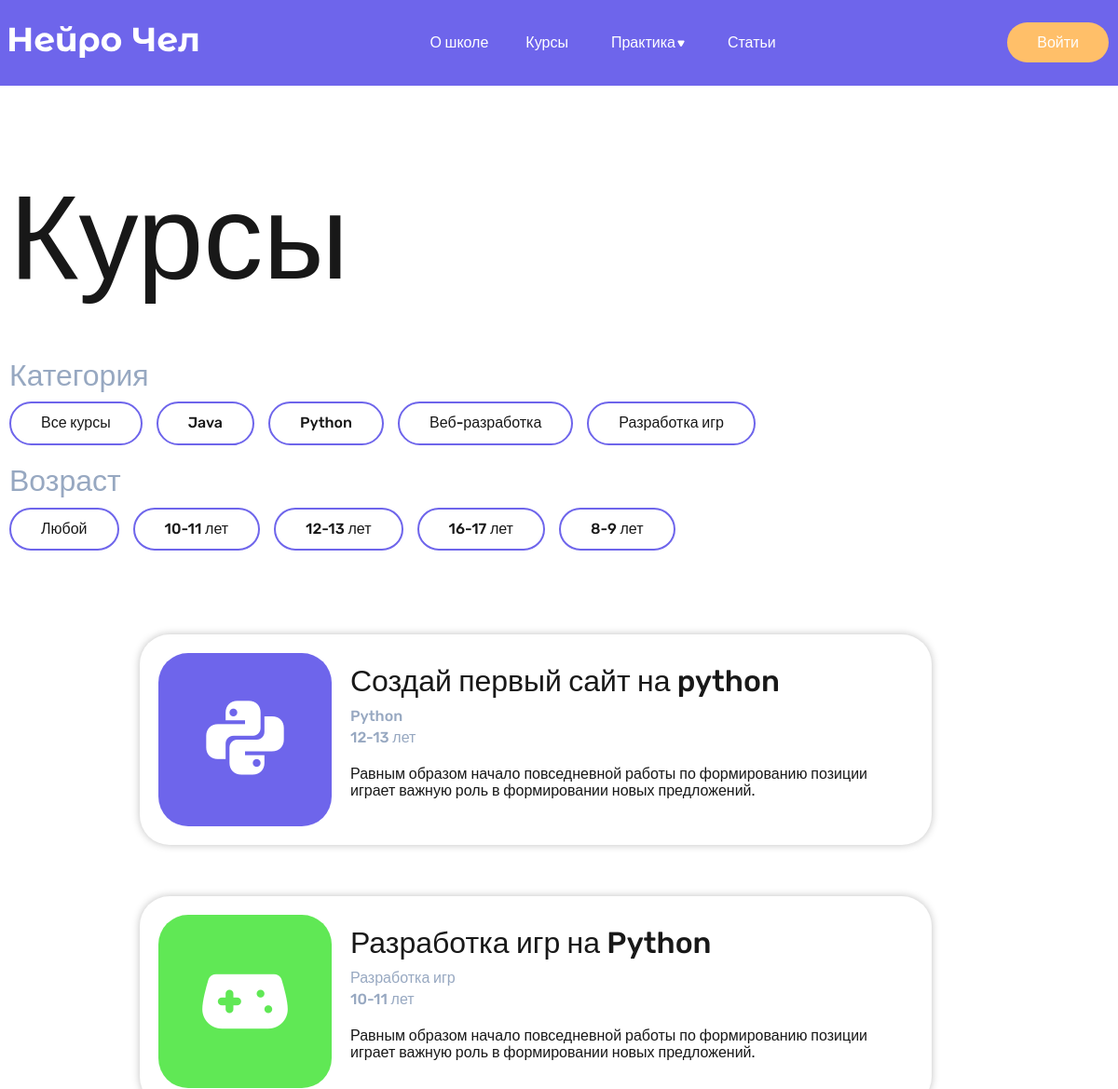
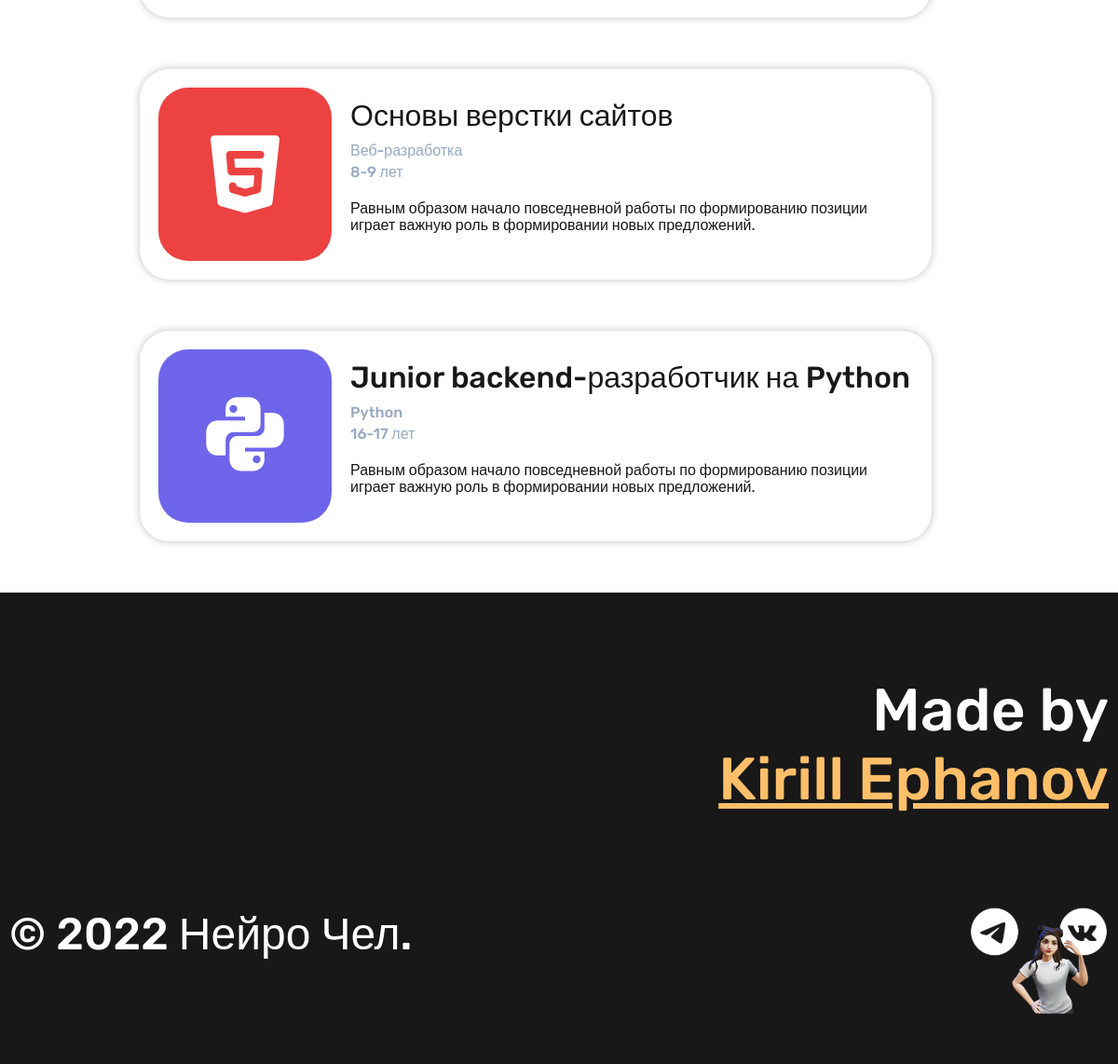
Page /courses/ on the committed database (2 pictures, top to bottom).
### blablycode_app/models.py (models this page shows, shortened)
class Category(models.Model):
    category_title = models.CharField(max_length=150, verbose_name='Название категории')
    def __str__(self):
        return self.category_title
    class Meta:
        verbose_name = 'Категория'
        verbose_name_plural = 'Категории'
        ordering = ['category_title']

class Age(models.Model):
    age_title = models.CharField(max_length=50, verbose_name='Возраст')
    def __str__(self):
        return self.age_title
    class Meta:
        verbose_name = 'Возраст'
        verbose_name_plural = 'Возраст'
        ordering = ['age_title']

class Course(models.Model):
    сourse_title = models.CharField(max_length=150, verbose_name='Название курса')
    course_icon = models.ImageField(upload_to='photos/%Y/%m/%d/', verbose_name='Иконка курса', blank=True)
    course_description = models.TextField(max_length=250, verbose_name='Описание курса')
    course_category = models.ForeignKey('Category', on_delete=models.PROTECT, null=True, verbose_name='Категория')
    course_created_at = models.DateTimeField(auto_now_add=True, verbose_name='Дата создания')
    course_age = models.ForeignKey('Age', on_delete=models.PROTECT, null=True, verbose_name='Возраст')
    class Meta:
        verbose_name = 'Курс'
        verbose_name_plural = 'Курсы'
        ordering = ['-course_created_at']

### blablycode_app/views.py (the view)
# urls.py: path('courses/', courses_page, name='courses'),
def courses_page(request):
    courses = Course.objects.all()
    categories = Category.objects.all()
    age = Age.objects.all()
    context = {'courses': courses, 'categories': categories, 'age': age}
    return render(request=request, template_name='blablycode_app/courses.html', context=context)

### blablycode_app/templates/blablycode_app/courses.html
{% extends 'base.html' %}
{% block content %}
    <div class="wrapper">
        <h1 class="page-title">Курсы</h1>
    </div>
    <section>
        <div class="wrapper">
            <div class="filter-block">
                <div class="filter-top">
                    <p class="filter__title">
                        Категория
                    </p>
                    <div class="filter__content">
                        <a href="{% url 'courses' %}" class="filter__link">Все курсы</a>
                        {% for item in categories %}
                        <a href="{% url 'courses_category' item.pk %}" class="filter__link">{{ item.category_title }}</a>
                        {% endfor %}
                    </div>
                </div>
                <div class="filter-bottom">
                    <p class="filter__title">
                        Возраст
                    </p>
                    <div class="filter__content">
                        <a href="{% url 'courses' %}" class="filter__link">Любой</a>
                        {% for item in age %}
                        <a href="{% url 'courses_age' item.pk %}" class="filter__link">{{ item.age_title }}</a>
                        {% endfor %}
                    </div>
                </div>
            </div>
        </div>
    </section>
    <section>
        <div class="course-catalog-wrapper">
            <div class="course-catalog">
                {% for item in courses %}
                <a href="{% url 'open_course' item.pk %}" class="card-link">
                    <div class="course-card">
                        <div class="course-card-container">
                            <div class="course-card__photo">
                                {% if item.course_icon %}
                                <img src="{{ item.course_icon.url }}" alt="" class="course-card__photo__img">
                                {% endif %}
                            </div>
                            <div class="course-card__content">
                                <p class="course-card__title">
                                    {{ item.сourse_title }}
                                </p>
                                <div class="course-card__categories">
                                    <p class="course-card__category">
                                        {{ item.course_category }}
                                    </p>
                                    <p class="course-card__category">
                                        {{ item.course_age }}
                                    </p>
                                </div>
                                <p class="course-card__description">
                                    {{ item.course_description|truncatewords:50 }}
                                </p>
                            </div>
                        </div>
                    </div>
                </a>
                {% endfor %}
            </div>
        </div>
    </section>
{% endblock %}

### blablycode/static/styles/style.css (style rules this page uses)
:root { --dark: #181818; --blue: #6E65EB; --orange: #FFBF69; --grey: #97A8C1; }
html { background-color: var(--dark); }
body { font-family: 'Rubik', sans-serif; color: var(--dark); background-color: #fff; }
.wrapper { max-width: 1180px; padding-right: 5px; padding-left: 5px; margin: 0 auto; }
.page-title { font-size: 128px; font-weight: 500; margin-top: 90px; margin-bottom: 55px; }
.filter-block { margin-bottom: 90px; }
.filter-top { margin-bottom: 20px; }
.filter__title { color: var(--grey); font-size: 32px; font-weight: 500; margin-top: 0; margin-bottom: 10px; }
.filter__content { display: flex; flex-wrap: wrap; gap: 15px; }
.filter__link { color: var(--dark); text-decoration: none; font-size: 16px; font-weight: 500; border: 2px solid var(--blue); border-radius: 100px; padding: 12px 32px; display: inline-block; }
.course-catalog-wrapper { max-width: 900px; padding-right: 5px; padding-left: 5px; margin: 0 auto; }
.card-link { color: var(--dark); text-decoration: none; }
.course-card { border-radius: 32px; padding: 20px; box-shadow: 0px 0px 8px rgba(0, 0, 0, 0.25); max-width: 850px; box-sizing: border-box; margin-bottom: 55px; }
.course-card-container { display: flex; align-items: center; }
.course-card__photo { border-radius: 32px; margin-right: 20px; width: 186px; height: 186px; }
.course-card__photo__img { border-radius: 32px; width: 186px; height: 186px; }
.course-card__title { font-size: 32px; font-weight: 500; margin: 0; }
.course-card__categories { margin-top: 10px; margin-bottom: 0; }
.course-card__category { color: var(--grey); font-size: 16px; font-weight: 500; margin-top: 5px; margin-bottom: 0; }
.course-card__description { font-size: 16px; margin-top: 20px; }

### rows in the picture
Category: category_title "Java"
Category: category_title "Python"
Category: category_title "Веб-разработка"
Category: category_title "Разработка игр"
Age: age_title "10-11 лет"
Age: age_title "12-13 лет"
Age: age_title "16-17 лет"
Age: age_title "8-9 лет"
Course: course_icon (picture), сourse_title "Создай первый сайт на python", course_category "Python", course_age "12-13 лет", course_description "Равным образом начало повседневной работы по формированию позиции играет важную роль в формировании новых предложений."
Course: course_icon (picture), сourse_title "Разработка игр на Python", course_category "Разработка игр", course_age "10-11 лет", course_description "Равным образом начало повседневной работы по формированию позиции играет важную роль в формировании новых предложений."
Course: course_icon (picture), сourse_title "Основы верстки сайтов", course_category "Веб-разработка", course_age "8-9 лет", course_description "Равным образом начало повседневной работы по формированию позиции играет важную роль в формировании новых предложений."
Course: course_icon (picture), сourse_title "Junior backend-разработчик на Python", course_category "Python", course_age "16-17 лет", course_description "Равным образом начало повседневной работы по формированию позиции играет важную роль в формировании новых предложений."
